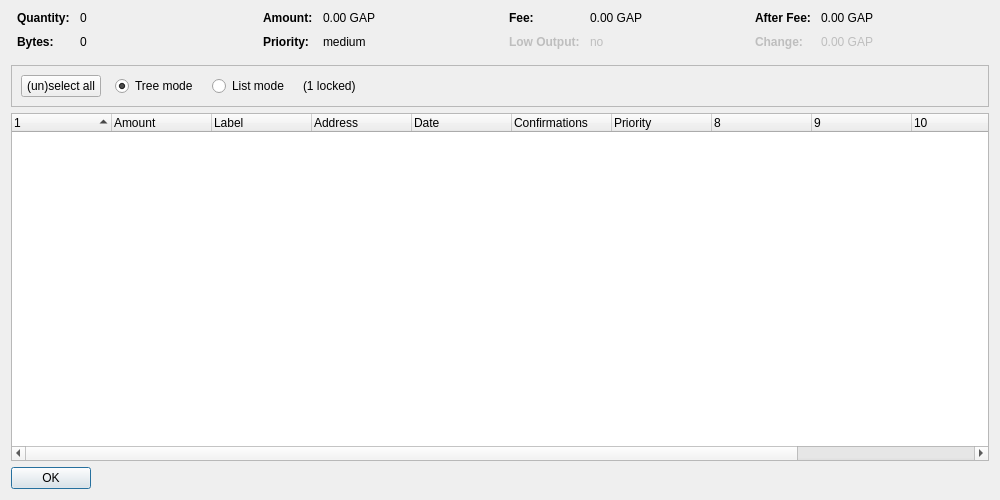
<?xml version="1.0" encoding="UTF-8"?>
<ui version="4.0">
 <class>CoinControlDialog</class>
 <widget class="QDialog" name="CoinControlDialog">
  <property name="geometry">
   <rect>
    <x>0</x>
    <y>0</y>
    <width>1000</width>
    <height>500</height>
   </rect>
  </property>
  <property name="windowTitle">
   <string>Coin Control Address Selection</string>
  </property>
  <layout class="QVBoxLayout" name="verticalLayout">
   <item>
    <layout class="QHBoxLayout" name="horizontalLayoutTop" stretch="0,0,0,0">
     <property name="topMargin">
      <number>0</number>
     </property>
     <property name="bottomMargin">
      <number>10</number>
     </property>
     <item>
      <layout class="QFormLayout" name="formLayoutCoinControl1">
       <property name="horizontalSpacing">
        <number>10</number>
       </property>
       <property name="verticalSpacing">
        <number>10</number>
       </property>
       <property name="leftMargin">
        <number>6</number>
       </property>
       <property name="rightMargin">
        <number>6</number>
       </property>
       <item row="0" column="0">
        <widget class="QLabel" name="labelCoinControlQuantityText">
         <property name="font">
          <font>
           <weight>75</weight>
           <bold>true</bold>
          </font>
         </property>
         <property name="text">
          <string>Quantity:</string>
         </property>
        </widget>
       </item>
       <item row="0" column="1">
        <widget class="QLabel" name="labelCoinControlQuantity">
         <property name="cursor">
          <cursorShape>IBeamCursor</cursorShape>
         </property>
         <property name="contextMenuPolicy">
          <enum>Qt::ActionsContextMenu</enum>
         </property>
         <property name="text">
          <string notr="true">0</string>
         </property>
         <property name="textInteractionFlags">
          <set>Qt::LinksAccessibleByMouse|Qt::TextSelectableByKeyboard|Qt::TextSelectableByMouse</set>
         </property>
        </widget>
       </item>
       <item row="1" column="0">
        <widget class="QLabel" name="labelCoinControlBytesText">
         <property name="font">
          <font>
           <weight>75</weight>
           <bold>true</bold>
          </font>
         </property>
         <property name="text">
          <string>Bytes:</string>
         </property>
        </widget>
       </item>
       <item row="1" column="1">
        <widget class="QLabel" name="labelCoinControlBytes">
         <property name="cursor">
          <cursorShape>IBeamCursor</cursorShape>
         </property>
         <property name="contextMenuPolicy">
          <enum>Qt::ActionsContextMenu</enum>
         </property>
         <property name="text">
          <string notr="true">0</string>
         </property>
         <property name="textInteractionFlags">
          <set>Qt::LinksAccessibleByMouse|Qt::TextSelectableByKeyboard|Qt::TextSelectableByMouse</set>
         </property>
        </widget>
       </item>
      </layout>
     </item>
     <item>
      <layout class="QFormLayout" name="formLayoutCoinControl2">
       <property name="horizontalSpacing">
        <number>10</number>
       </property>
       <property name="verticalSpacing">
        <number>10</number>
       </property>
       <property name="leftMargin">
        <number>6</number>
       </property>
       <property name="rightMargin">
        <number>6</number>
       </property>
       <item row="0" column="0">
        <widget class="QLabel" name="labelCoinControlAmountText">
         <property name="font">
          <font>
           <weight>75</weight>
           <bold>true</bold>
          </font>
         </property>
         <property name="text">
          <string>Amount:</string>
         </property>
        </widget>
       </item>
       <item row="0" column="1">
        <widget class="QLabel" name="labelCoinControlAmount">
         <property name="cursor">
          <cursorShape>IBeamCursor</cursorShape>
         </property>
         <property name="contextMenuPolicy">
          <enum>Qt::ActionsContextMenu</enum>
         </property>
         <property name="text">
          <string notr="true">0.00 GAP</string>
         </property>
         <property name="textInteractionFlags">
          <set>Qt::LinksAccessibleByMouse|Qt::TextSelectableByKeyboard|Qt::TextSelectableByMouse</set>
         </property>
        </widget>
       </item>
       <item row="1" column="0">
        <widget class="QLabel" name="labelCoinControlPriorityText">
         <property name="font">
          <font>
           <weight>75</weight>
           <bold>true</bold>
          </font>
         </property>
         <property name="text">
          <string>Priority:</string>
         </property>
        </widget>
       </item>
       <item row="1" column="1">
        <widget class="QLabel" name="labelCoinControlPriority">
         <property name="cursor">
          <cursorShape>IBeamCursor</cursorShape>
         </property>
         <property name="contextMenuPolicy">
          <enum>Qt::ActionsContextMenu</enum>
         </property>
         <property name="text">
          <string notr="true">medium</string>
         </property>
         <property name="textInteractionFlags">
          <set>Qt::LinksAccessibleByMouse|Qt::TextSelectableByKeyboard|Qt::TextSelectableByMouse</set>
         </property>
        </widget>
       </item>
      </layout>
     </item>
     <item>
      <layout class="QFormLayout" name="formLayoutCoinControl3">
       <property name="horizontalSpacing">
        <number>10</number>
       </property>
       <property name="verticalSpacing">
        <number>10</number>
       </property>
       <property name="leftMargin">
        <number>6</number>
       </property>
       <property name="rightMargin">
        <number>6</number>
       </property>
       <item row="0" column="0">
        <widget class="QLabel" name="labelCoinControlFeeText">
         <property name="font">
          <font>
           <weight>75</weight>
           <bold>true</bold>
          </font>
         </property>
         <property name="text">
          <string>Fee:</string>
         </property>
        </widget>
       </item>
       <item row="0" column="1">
        <widget class="QLabel" name="labelCoinControlFee">
         <property name="cursor">
          <cursorShape>IBeamCursor</cursorShape>
         </property>
         <property name="contextMenuPolicy">
          <enum>Qt::ActionsContextMenu</enum>
         </property>
         <property name="text">
          <string notr="true">0.00 GAP</string>
         </property>
         <property name="textInteractionFlags">
          <set>Qt::LinksAccessibleByMouse|Qt::TextSelectableByKeyboard|Qt::TextSelectableByMouse</set>
         </property>
        </widget>
       </item>
       <item row="1" column="0">
        <widget class="QLabel" name="labelCoinControlLowOutputText">
         <property name="enabled">
          <bool>false</bool>
         </property>
         <property name="font">
          <font>
           <weight>75</weight>
           <bold>true</bold>
          </font>
         </property>
         <property name="text">
          <string>Low Output:</string>
         </property>
        </widget>
       </item>
       <item row="1" column="1">
        <widget class="QLabel" name="labelCoinControlLowOutput">
         <property name="enabled">
          <bool>false</bool>
         </property>
         <property name="cursor">
          <cursorShape>IBeamCursor</cursorShape>
         </property>
         <property name="contextMenuPolicy">
          <enum>Qt::ActionsContextMenu</enum>
         </property>
         <property name="text">
          <string notr="true">no</string>
         </property>
         <property name="textInteractionFlags">
          <set>Qt::LinksAccessibleByMouse|Qt::TextSelectableByKeyboard|Qt::TextSelectableByMouse</set>
         </property>
        </widget>
       </item>
      </layout>
     </item>
     <item>
      <layout class="QFormLayout" name="formLayoutCoinControl4">
       <property name="horizontalSpacing">
        <number>10</number>
       </property>
       <property name="verticalSpacing">
        <number>10</number>
       </property>
       <property name="leftMargin">
        <number>6</number>
       </property>
       <property name="rightMargin">
        <number>6</number>
       </property>
       <item row="0" column="0">
        <widget class="QLabel" name="labelCoinControlAfterFeeText">
         <property name="font">
          <font>
           <weight>75</weight>
           <bold>true</bold>
          </font>
         </property>
         <property name="text">
          <string>After Fee:</string>
         </property>
        </widget>
       </item>
       <item row="0" column="1">
        <widget class="QLabel" name="labelCoinControlAfterFee">
         <property name="cursor">
          <cursorShape>IBeamCursor</cursorShape>
         </property>
         <property name="contextMenuPolicy">
          <enum>Qt::ActionsContextMenu</enum>
         </property>
         <property name="text">
          <string notr="true">0.00 GAP</string>
         </property>
         <property name="textInteractionFlags">
          <set>Qt::LinksAccessibleByMouse|Qt::TextSelectableByKeyboard|Qt::TextSelectableByMouse</set>
         </property>
        </widget>
       </item>
       <item row="1" column="0">
        <widget class="QLabel" name="labelCoinControlChangeText">
         <property name="enabled">
          <bool>false</bool>
         </property>
         <property name="font">
          <font>
           <weight>75</weight>
           <bold>true</bold>
          </font>
         </property>
         <property name="text">
          <string>Change:</string>
         </property>
        </widget>
       </item>
       <item row="1" column="1">
        <widget class="QLabel" name="labelCoinControlChange">
         <property name="enabled">
          <bool>false</bool>
         </property>
         <property name="cursor">
          <cursorShape>IBeamCursor</cursorShape>
         </property>
         <property name="contextMenuPolicy">
          <enum>Qt::ActionsContextMenu</enum>
         </property>
         <property name="text">
          <string notr="true">0.00 GAP</string>
         </property>
         <property name="textInteractionFlags">
          <set>Qt::LinksAccessibleByMouse|Qt::TextSelectableByKeyboard|Qt::TextSelectableByMouse</set>
         </property>
        </widget>
       </item>
      </layout>
     </item>
    </layout>
   </item>
   <item>
    <widget class="QFrame" name="frame">
     <property name="minimumSize">
      <size>
       <width>0</width>
       <height>40</height>
      </size>
     </property>
     <property name="frameShape">
      <enum>QFrame::StyledPanel</enum>
     </property>
     <property name="frameShadow">
      <enum>QFrame::Sunken</enum>
     </property>
     <layout class="QHBoxLayout" name="horizontalLayout">
      <item>
       <layout class="QHBoxLayout" name="horizontalLayoutPanel" stretch="0,0,0,0,0">
        <property name="spacing">
         <number>14</number>
        </property>
        <item>
         <widget class="QPushButton" name="pushButtonSelectAll">
          <property name="sizePolicy">
           <sizepolicy hsizetype="Maximum" vsizetype="Fixed">
            <horstretch>0</horstretch>
            <verstretch>0</verstretch>
           </sizepolicy>
          </property>
          <property name="text">
           <string>(un)select all</string>
          </property>
         </widget>
        </item>
        <item>
         <widget class="QRadioButton" name="radioTreeMode">
          <property name="sizePolicy">
           <sizepolicy hsizetype="Maximum" vsizetype="Fixed">
            <horstretch>0</horstretch>
            <verstretch>0</verstretch>
           </sizepolicy>
          </property>
          <property name="text">
           <string>Tree mode</string>
          </property>
          <property name="checked">
           <bool>true</bool>
          </property>
         </widget>
        </item>
        <item>
         <widget class="QRadioButton" name="radioListMode">
          <property name="sizePolicy">
           <sizepolicy hsizetype="Maximum" vsizetype="Fixed">
            <horstretch>0</horstretch>
            <verstretch>0</verstretch>
           </sizepolicy>
          </property>
          <property name="text">
           <string>List mode</string>
          </property>
         </widget>
        </item>
        <item>
         <widget class="QLabel" name="labelLocked">
          <property name="text">
           <string notr="true">(1 locked)</string>
          </property>
         </widget>
        </item>
        <item>
         <spacer name="horizontalSpacer">
          <property name="orientation">
           <enum>Qt::Horizontal</enum>
          </property>
          <property name="sizeHint" stdset="0">
           <size>
            <width>40</width>
            <height>20</height>
           </size>
          </property>
         </spacer>
        </item>
       </layout>
      </item>
     </layout>
    </widget>
   </item>
   <item>
    <widget class="CoinControlTreeWidget" name="treeWidget">
     <property name="contextMenuPolicy">
      <enum>Qt::CustomContextMenu</enum>
     </property>
     <property name="sortingEnabled">
      <bool>false</bool>
     </property>
     <property name="columnCount">
      <number>12</number>
     </property>
     <attribute name="headerShowSortIndicator" stdset="0">
      <bool>true</bool>
     </attribute>
     <attribute name="headerStretchLastSection">
      <bool>false</bool>
     </attribute>
     <column>
      <property name="text">
       <string/>
      </property>
     </column>
     <column>
      <property name="text">
       <string>Amount</string>
      </property>
     </column>
     <column>
      <property name="text">
       <string notr="true">Label</string>
      </property>
     </column>
     <column>
      <property name="text">
       <string>Address</string>
      </property>
     </column>
     <column>
      <property name="text">
       <string>Date</string>
      </property>
     </column>
     <column>
      <property name="text">
       <string>Confirmations</string>
      </property>
      <property name="toolTip">
       <string>Confirmed</string>
      </property>
     </column>
     <column>
      <property name="text">
       <string>Priority</string>
      </property>
     </column>
    </widget>
   </item>
   <item>
    <widget class="QDialogButtonBox" name="buttonBox">
     <property name="sizePolicy">
      <sizepolicy hsizetype="Maximum" vsizetype="Fixed">
       <horstretch>0</horstretch>
       <verstretch>0</verstretch>
      </sizepolicy>
     </property>
     <property name="orientation">
      <enum>Qt::Horizontal</enum>
     </property>
     <property name="standardButtons">
      <set>QDialogButtonBox::Ok</set>
     </property>
    </widget>
   </item>
  </layout>
 </widget>
 <customwidgets>
  <customwidget>
   <class>CoinControlTreeWidget</class>
   <extends>QTreeWidget</extends>
   <header>coincontroltreewidget.h</header>
  </customwidget>
 </customwidgets>
 <resources/>
 <connections/>
</ui>
